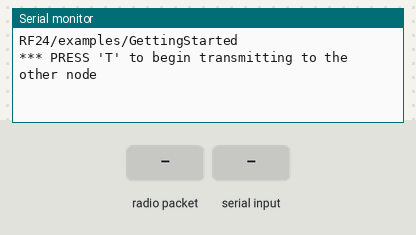
This sketch was run on a simulated Arduino Mega 2560, built with avr-gcc and run on an emulated ATmega2560. Parts: the last lines printed to the serial monitor. The test bench sets the inputs (shaded band). No radio packets arrive unless stated.

Above: at 1.2 s.
1.3 s: radio packet "T" arrives
At 2.5 s:
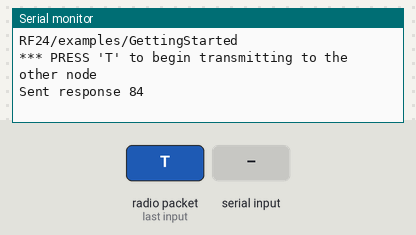
2.8 s: "T" received over Serial
At 3.8 s:
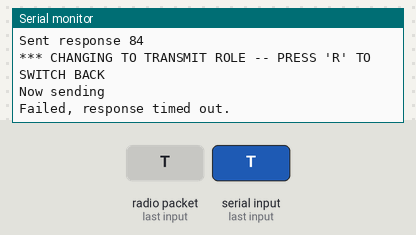
4.3 s: radio packet "R" arrives
At 5.8 s:
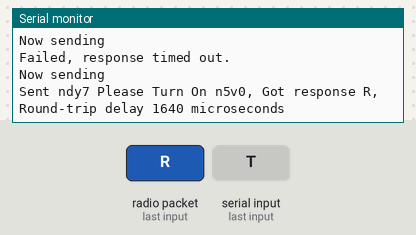
6.7 s: "R" received over Serial
At 8.8 s:
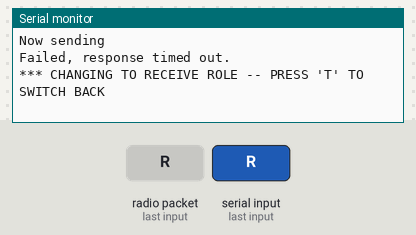

The sketch:

send.ino
```cpp
/*
* Getting Started example sketch for nRF24L01+ radios
* This is a very basic example of how to send data from one node to another
* Updated: Dec 2014 by TMRh20
*/

#include <SPI.h>
#include "RF24.h"

/****************** User Config ***************************/
/***      Set this radio as radio number 0 or 1         ***/
bool radioNumber = 0;

/* Hardware configuration: Set up nRF24L01 radio on SPI bus plus pins 7 & 8 */
RF24 radio(7,8);
/**********************************************************/

byte addresses[][6] = {"1Node","2Node"};

// Used to control whether this node is sending or receiving
bool role = 0;

void setup() {
  Serial.begin(115200);
  Serial.println(F("RF24/examples/GettingStarted"));
  Serial.println(F("*** PRESS 'T' to begin transmitting to the other node"));

  radio.begin();

  // Set the PA Level low to prevent power supply related issues since this is a
 // getting_started sketch, and the likelihood of close proximity of the devices. RF24_PA_MAX is default.
  radio.setPALevel(RF24_PA_LOW);

  // Open a writing and reading pipe on each radio, with opposite addresses
  if(radioNumber){
    radio.openWritingPipe(addresses[1]);
    radio.openReadingPipe(1,addresses[0]);
  }else{
    radio.openWritingPipe(addresses[0]);
    radio.openReadingPipe(1,addresses[1]);
  }

  // Start the radio listening for data
  radio.startListening();
}

bool On = false;

void loop() {


/****************** Ping Out Role ***************************/
if (role == 1)  {

    radio.stopListening();                                    // First, stop listening so we can talk.


    Serial.println(F("Now sending"));

    unsigned long start_time = micros();                             // Take the time, and send it.  This will block until complete
    char s[30] = {0};

    if(!On) {
      strcpy(s, "ndy7 Please Turn On n5v0");
      On = true;
    } else {
      strcpy(s, "ndy7 Please Turn Off n5v0");
      On = false;
    }

     //if (!radio.write( &start_time, sizeof(unsigned long) )){
     if (!radio.write( s, sizeof(char) * 30 )){
       Serial.println(F("failed"));
     }

    radio.startListening();                                    // Now, continue listening

    unsigned long started_waiting_at = micros();               // Set up a timeout period, get the current microseconds
    boolean timeout = false;                                   // Set up a variable to indicate if a response was received or not

    while ( ! radio.available() ){                             // While nothing is received
      if (micros() - started_waiting_at > 200000 ){            // If waited longer than 200ms, indicate timeout and exit while loop
          timeout = true;
          break;
      }
    }

    if ( timeout ){                                             // Describe the results
        Serial.println(F("Failed, response timed out."));
    }else{
        //unsigned long got_time;                                 // Grab the response, compare, and send to debugging spew
        char got[25] = {0};
        //radio.read( &got_time, sizeof(unsigned long) );
         radio.read( got, sizeof(char) * 25 );
        unsigned long end_time = micros();

        // Spew it
        Serial.print(F("Sent "));
        //Serial.print(start_time);
        Serial.print(s);
        Serial.print(F(", Got response "));
        //Serial.print(got_time);
        Serial.print(got);
        Serial.print(F(", Round-trip delay "));
        Serial.print(end_time-start_time);
        Serial.println(F(" microseconds"));
    }

    // Try again 1s later
    delay(1000);
  }


/****************** Pong Back Role ***************************/

  if ( role == 0 )
  {
    unsigned long got_time;

    if( radio.available()){
                                                                    // Variable for the received timestamp
      while (radio.available()) {                                   // While there is data ready
        radio.read( &got_time, sizeof(unsigned long) );             // Get the payload
      }

      radio.stopListening();                                        // First, stop listening so we can talk
      radio.write( &got_time, sizeof(unsigned long) );              // Send the final one back.
      radio.startListening();                                       // Now, resume listening so we catch the next packets.
      Serial.print(F("Sent response "));
      Serial.println(got_time);
   }
 }


/****************** Change Roles via Serial Commands ***************************/

  if ( Serial.available() )
  {
    char c = toupper(Serial.read());
    if ( c == 'T' && role == 0 ){
      Serial.println(F("*** CHANGING TO TRANSMIT ROLE -- PRESS 'R' TO SWITCH BACK"));
      role = 1;                  // Become the primary transmitter (ping out)

   }else
    if ( c == 'R' && role == 1 ){
      Serial.println(F("*** CHANGING TO RECEIVE ROLE -- PRESS 'T' TO SWITCH BACK"));
       role = 0;                // Become the primary receiver (pong back)
       radio.startListening();

    }
  }


} // Loop
```

Measured:
- after the input at 1.3 s, the serial monitor: prints a new line at once (image 1)
- after the input at 2.8 s, the serial monitor: prints a new line at once (image 2)
- after the input at 4.3 s, the serial monitor: prints a new line after 0.91 s (image 3)
- after the input at 6.7 s, the serial monitor: prints a new line after 0.71 s (image 4)
